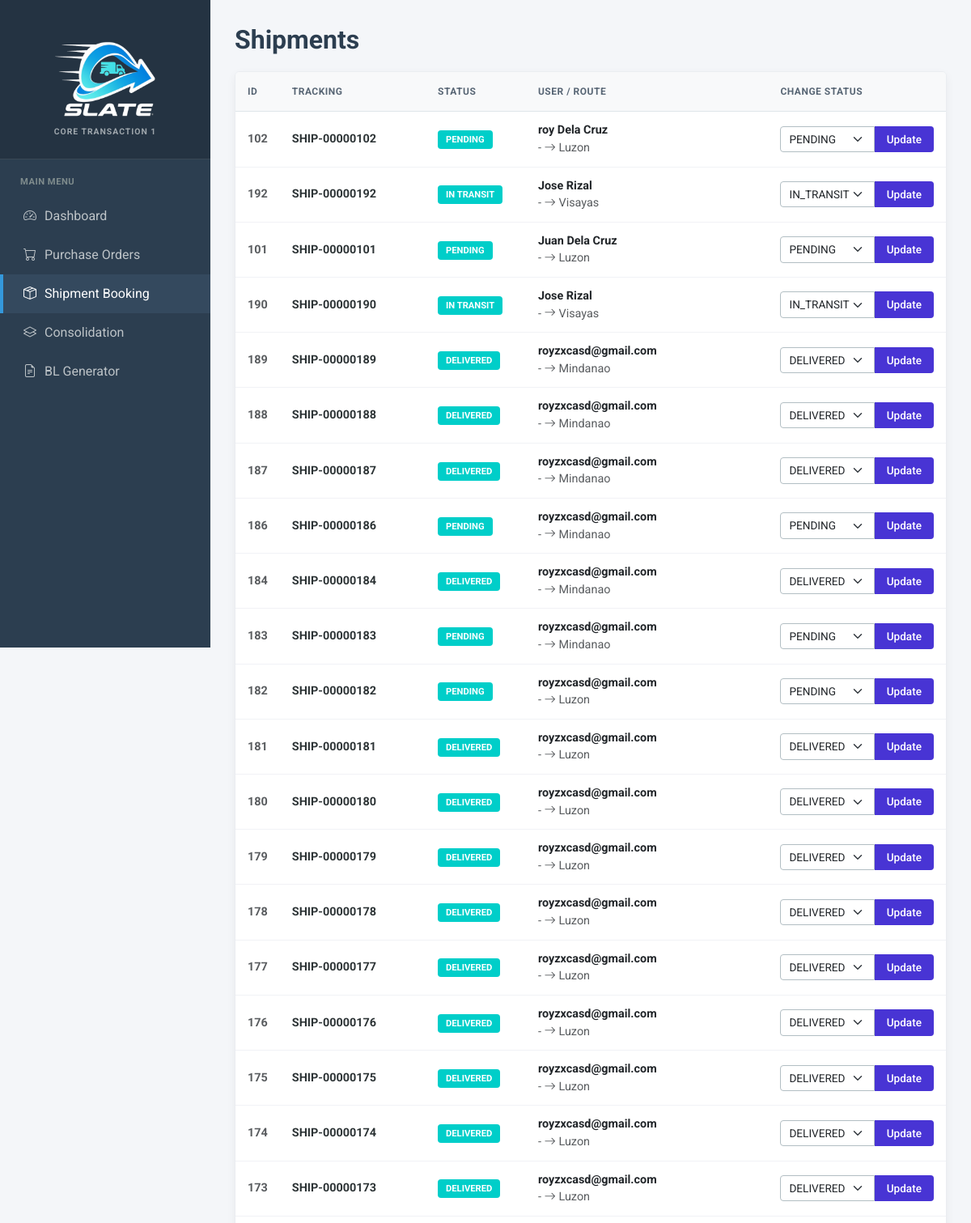
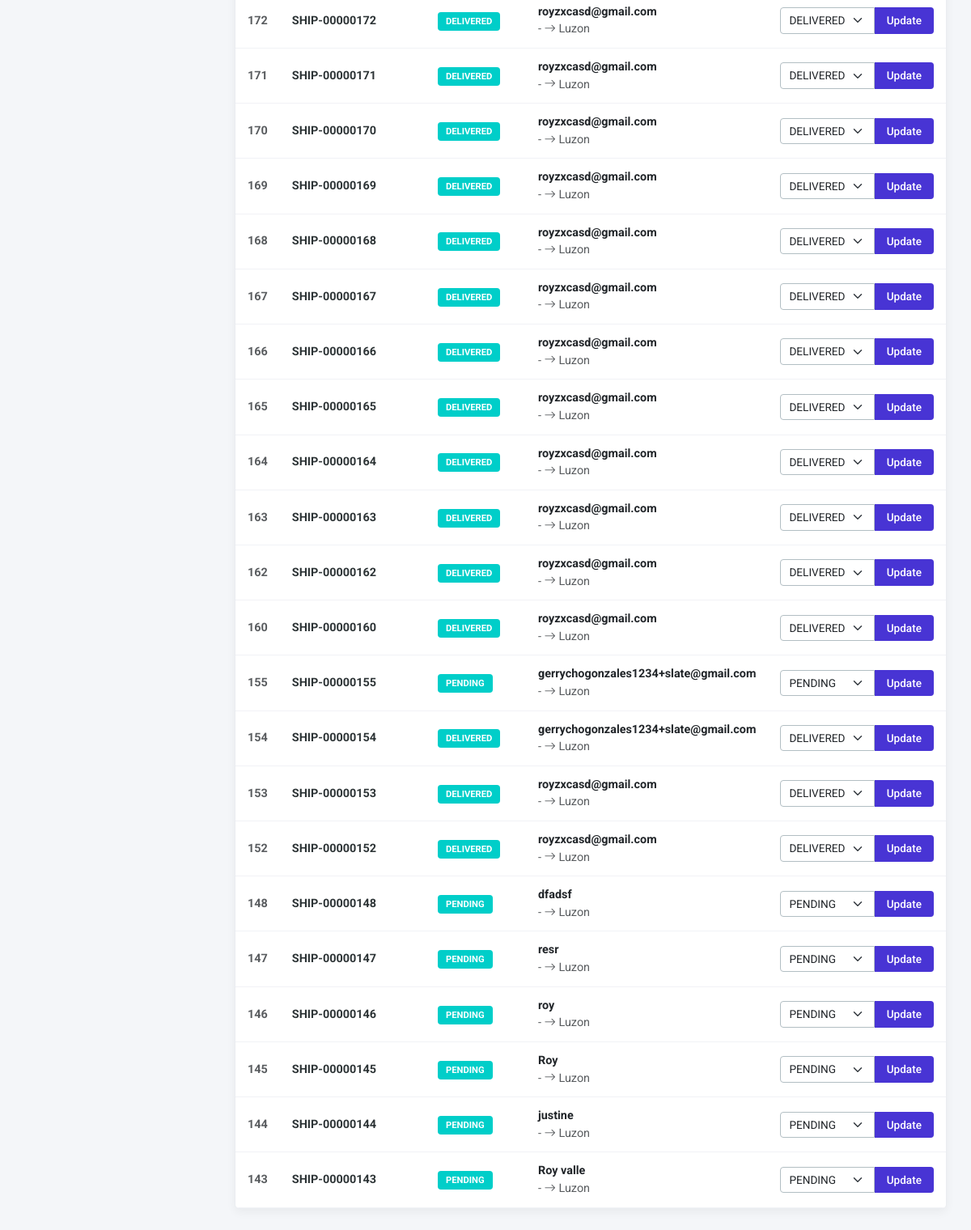
The app's page /driver_portal.php (signed in), older data (2 pictures, top to bottom).
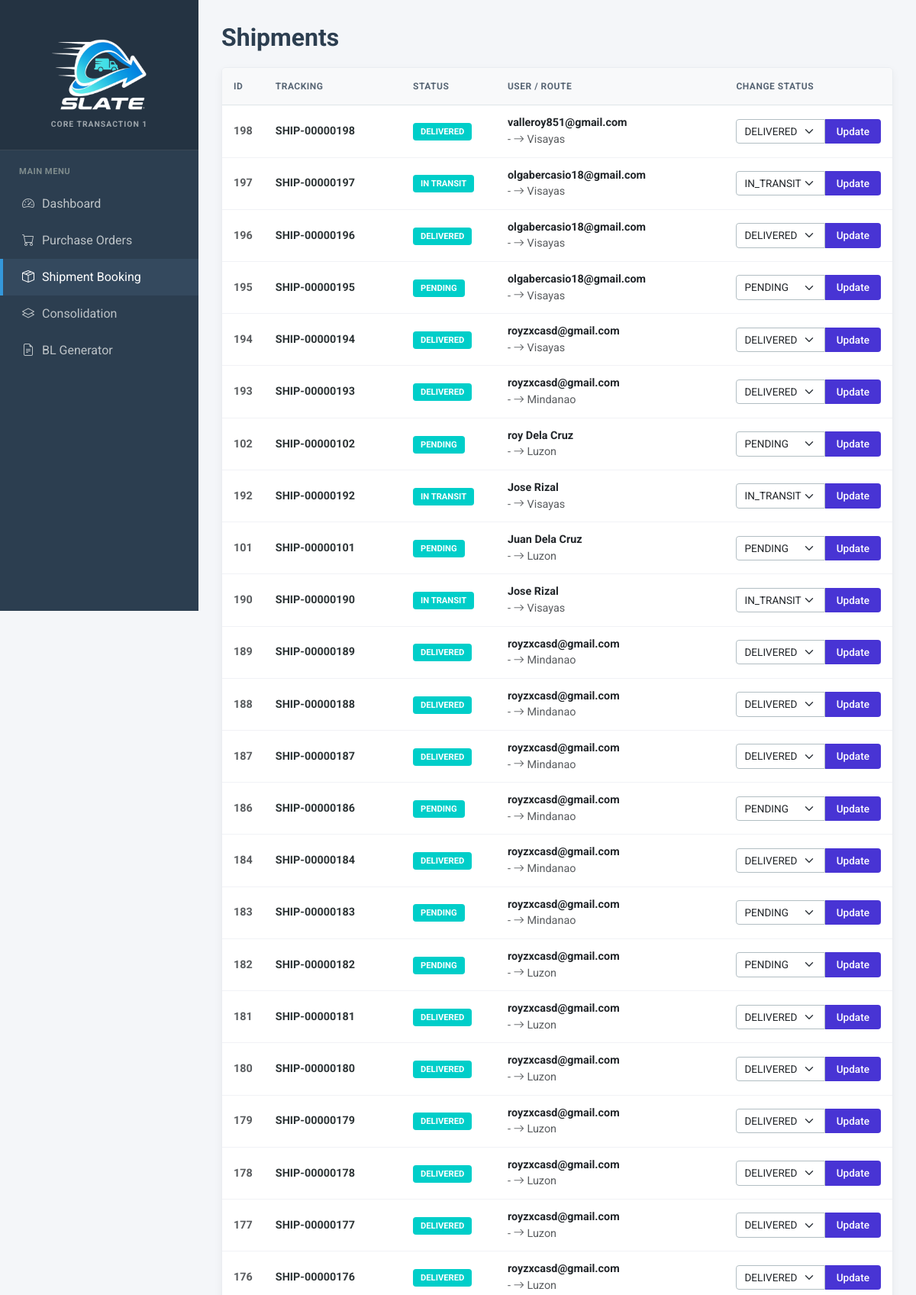
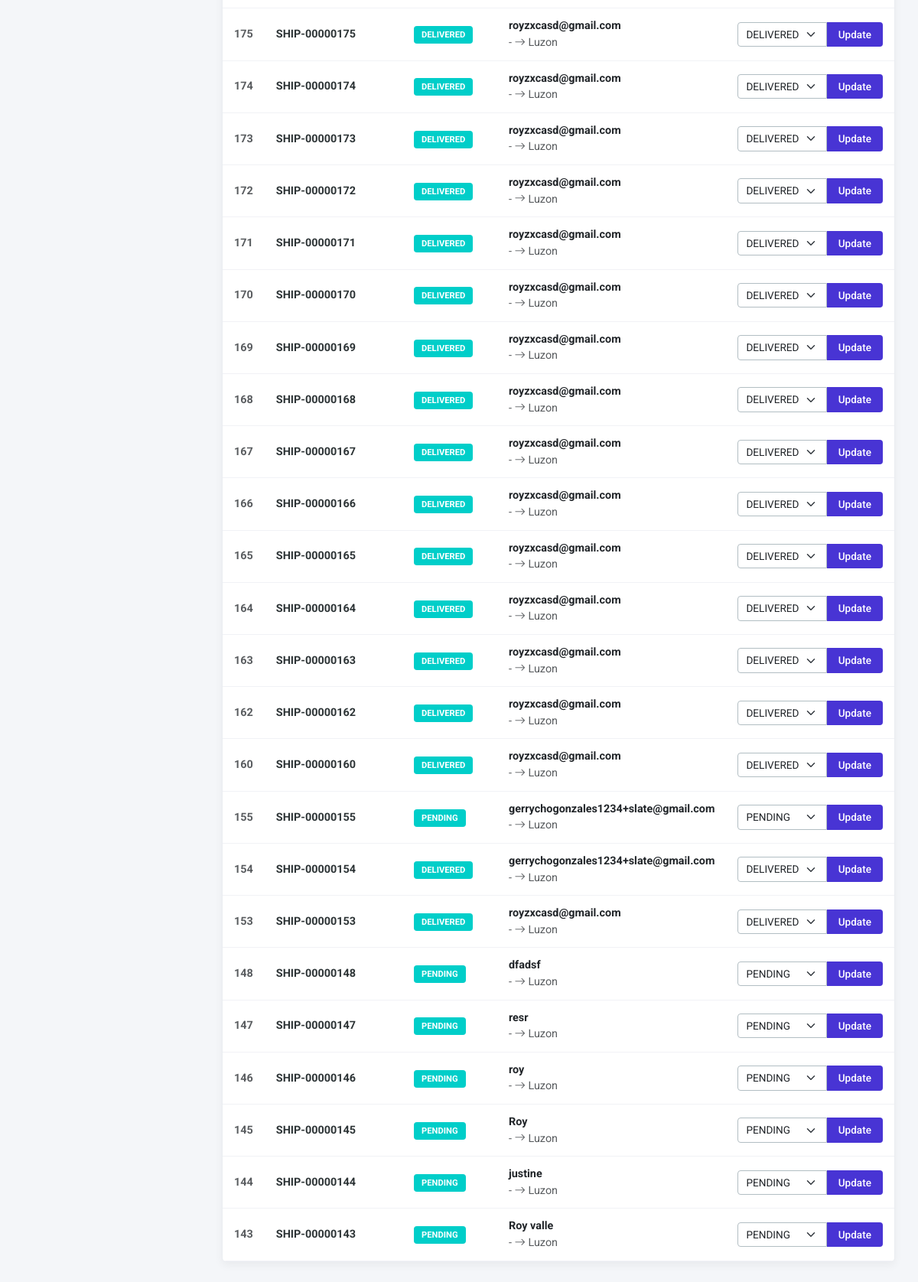
The same page, newer data (2 pictures, top to bottom).
### tables this page shows
CREATE TABLE `shipments` (
  `id` int(11) NOT NULL,
  `contract_number` varchar(50) DEFAULT NULL,
  `user_id` int(11) NOT NULL,
  `sender_name` varchar(100) NOT NULL,
  `sender_contact` varchar(50) DEFAULT NULL,
  `receiver_name` varchar(100) NOT NULL,
  `receiver_contact` varchar(50) DEFAULT NULL,
  `origin_address` varchar(255) DEFAULT NULL,
  `destination_address` varchar(255) DEFAULT NULL,
  `specific_address` text DEFAULT NULL,
  `address` varchar(255) DEFAULT NULL,
  `weight` decimal(10,2) NOT NULL,
  `package_type` varchar(50) DEFAULT NULL,
  `package_description` text NOT NULL,
  `distance_km` decimal(10,2) DEFAULT 0.00,
  `price` decimal(10,2) DEFAULT 0.00,
  `sla_agreement` text DEFAULT NULL,
  `payment_method` varchar(50) DEFAULT 'Unspecified',
  `bank_name` varchar(50) DEFAULT NULL,
  `status` varchar(50) DEFAULT 'Pending',
  `sla_status` enum('Met','Breached','Pending') DEFAULT 'Pending',
  `proof_image` varchar(255) DEFAULT NULL,
  `created_at` timestamp NOT NULL DEFAULT current_timestamp(),
  `ip_address` varchar(45) DEFAULT NULL,
  `ai_estimated_time` varchar(100) DEFAULT 'Calculating...',
  `target_delivery_date` datetime DEFAULT NULL,
  `rating` int(11) DEFAULT 0,
  `feedback_text` text DEFAULT NULL,
  `destination_island` varchar(50) DEFAULT 'Luzon'
);

### driver_portal.php (the view, shortened to what this page needs)
<?php
include("connection.php");
$result = mysqli_query($conn, "SELECT * FROM shipments WHERE status != 'Cancelled' ORDER BY created_at DESC");
?>
<!DOCTYPE html>
<html lang="en">
<head>
    <link href="https://cdn.jsdelivr.net/npm/bootstrap@5.3.3/dist/css/bootstrap.min.css" rel="stylesheet">
    <link href="https://cdn.jsdelivr.net/npm/bootstrap-icons@1.11.3/font/bootstrap-icons.css" rel="stylesheet">
</head>
<body>
    <div class="sidebar">
        <div class="logo-area">
            <img src="slateLogo.png" alt="Slate Logo" class="sidebar-logo-img">
            <div class="logo-sub">Core Transaction 1</div>
        </div>
        <div class="nav-category">Main Menu</div>
        <nav>
            <a href="admin.php" class="nav-link"><i class="bi bi-speedometer2"></i> Dashboard</a>
            <a href="#" class="nav-link"><i class="bi bi-cart"></i> Purchase Orders</a>
            <a href="shipment_updater.php" class="nav-link active"><i class="bi bi-box-seam"></i> Shipment Booking</a>
            <a href="#" class="nav-link"><i class="bi bi-layers"></i> Consolidation</a>
            <a href="#" class="nav-link"><i class="bi bi-file-earmark-text"></i> BL Generator</a>
        </nav>
    </div>
    <div class="main-content">
        <div class="page-header">
            <h2>Shipments</h2>
        </div>
        <div class="slate-table-container">
            <table class="table mb-0">
                <thead>
                    <tr>
                        <th style="width: 5%;">ID</th>
                        <th style="width: 25%;">Tracking</th>
                        <th style="width: 15%;">Status</th>
                        <th style="width: 25%;">User / Route</th>
                        <th style="width: 30%;">Change Status</th>
                    </tr>
                </thead>
                <tbody>
                    <?php while($r = mysqli_fetch_assoc($result)):
                        $st = $r['status'];
                        $trackID = "SHIP-" . str_pad($r['id'], 8, "0", STR_PAD_LEFT);
                    ?>
                    <tr>
                        <td class="fw-bold text-muted"><?php echo $r['id']; ?></td>
                        <td class="fw-bold" style="color: #2d3436;"><?php echo $trackID; ?></td>
                        <td><span class="badge-cyan"><?php echo $st; ?></span></td>
                        <td class="text-muted small">
                            <div class="fw-bold text-dark"><?php echo $r['sender_name']; ?></div>
                            <?php echo ($r['origin_island'] ?? '-') . ' <i class="bi bi-arrow-right"></i> ' . ($r['destination_island'] ?? '-'); ?>
                        </td>
                        <td>
                            <form method="POST">
                                <div class="update-group">
                                    <select name="status_select" class="form-select">
                                        <option value="Pending" <?php if($st=='Pending') echo 'selected'; ?>>PENDING</option>
                                        <option value="In Transit" <?php if($st=='In Transit') echo 'selected'; ?>>IN_TRANSIT</option>
                                        <option value="Delivered" <?php if($st=='Delivered') echo 'selected'; ?>>DELIVERED</option>
                                    </select>
                                    <button type="submit" name="btn_update" class="btn btn-primary">Update</button>
                                </div>
                            </form>
                        </td>
                    </tr>
                    <?php endwhile; ?>
                </tbody>
            </table>
        </div>
    </div>
</body>
</html>

Row changes from the older to the newer data that the page shows:
removed shipments: id "152", id "SHIP-00000152", status "DELIVERED", sender_name "royzxcasd@gmail.com", origin_island "-", destination_island "Luzon", status_select "DELIVERED"
added shipments: id "198", id "SHIP-00000198", status "DELIVERED", sender_name "valleroy851@gmail.com", origin_island "-", destination_island "Visayas", status_select "DELIVERED"
added shipments: id "197", id "SHIP-00000197", status "IN TRANSIT", sender_name "olgabercasio18@gmail.com", origin_island "-", destination_island "Visayas", status_select "IN_TRANSIT"
added shipments: id "196", id "SHIP-00000196", status "DELIVERED", sender_name "olgabercasio18@gmail.com", origin_island "-", destination_island "Visayas", status_select "DELIVERED"
added shipments: id "195", id "SHIP-00000195", status "PENDING", sender_name "olgabercasio18@gmail.com", origin_island "-", destination_island "Visayas", status_select "PENDING"
added shipments: id "194", id "SHIP-00000194", status "DELIVERED", sender_name "royzxcasd@gmail.com", origin_island "-", destination_island "Visayas", status_select "DELIVERED"
added shipments: id "193", id "SHIP-00000193", status "DELIVERED", sender_name "royzxcasd@gmail.com", origin_island "-", destination_island "Mindanao", status_select "DELIVERED"
